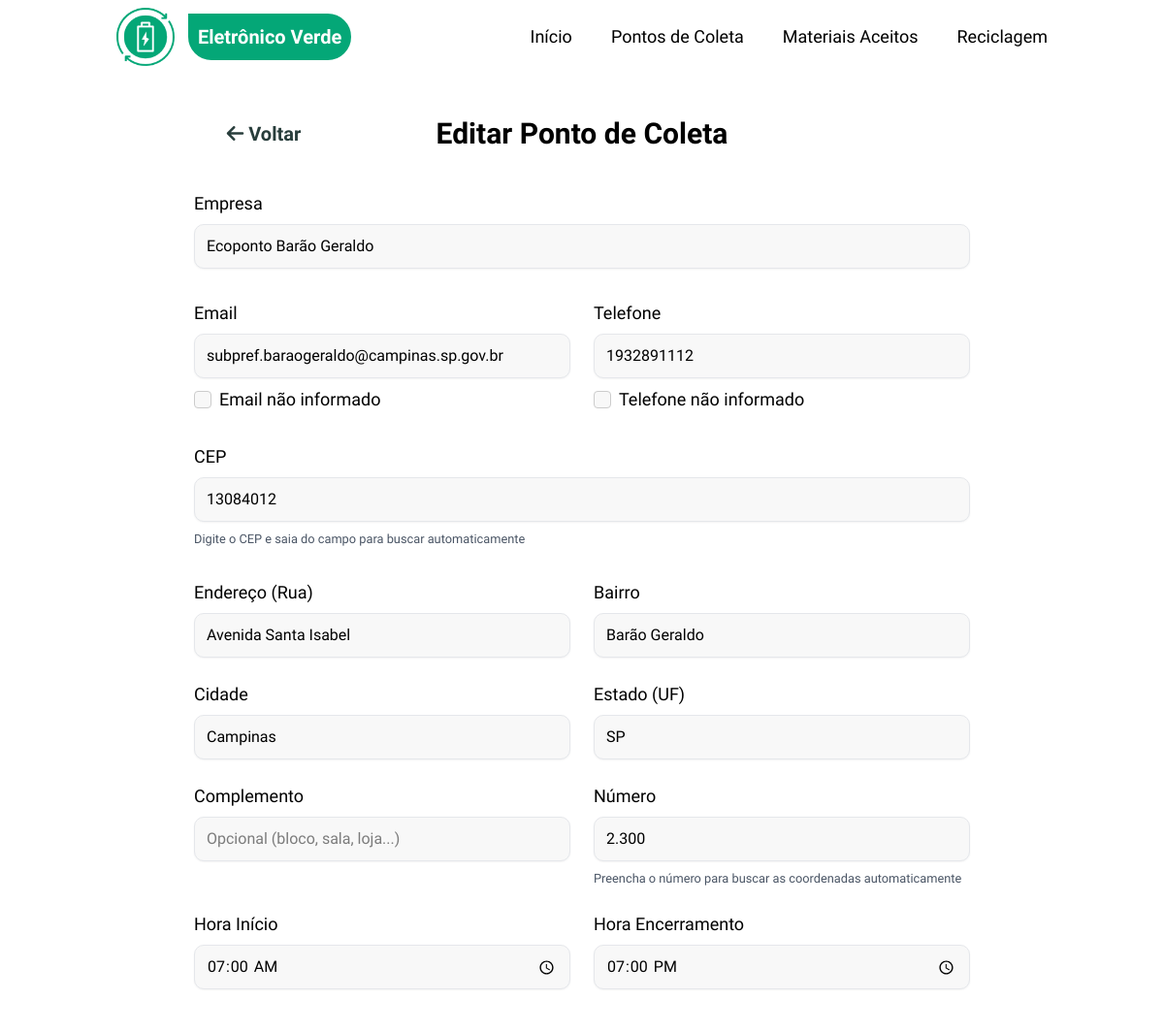
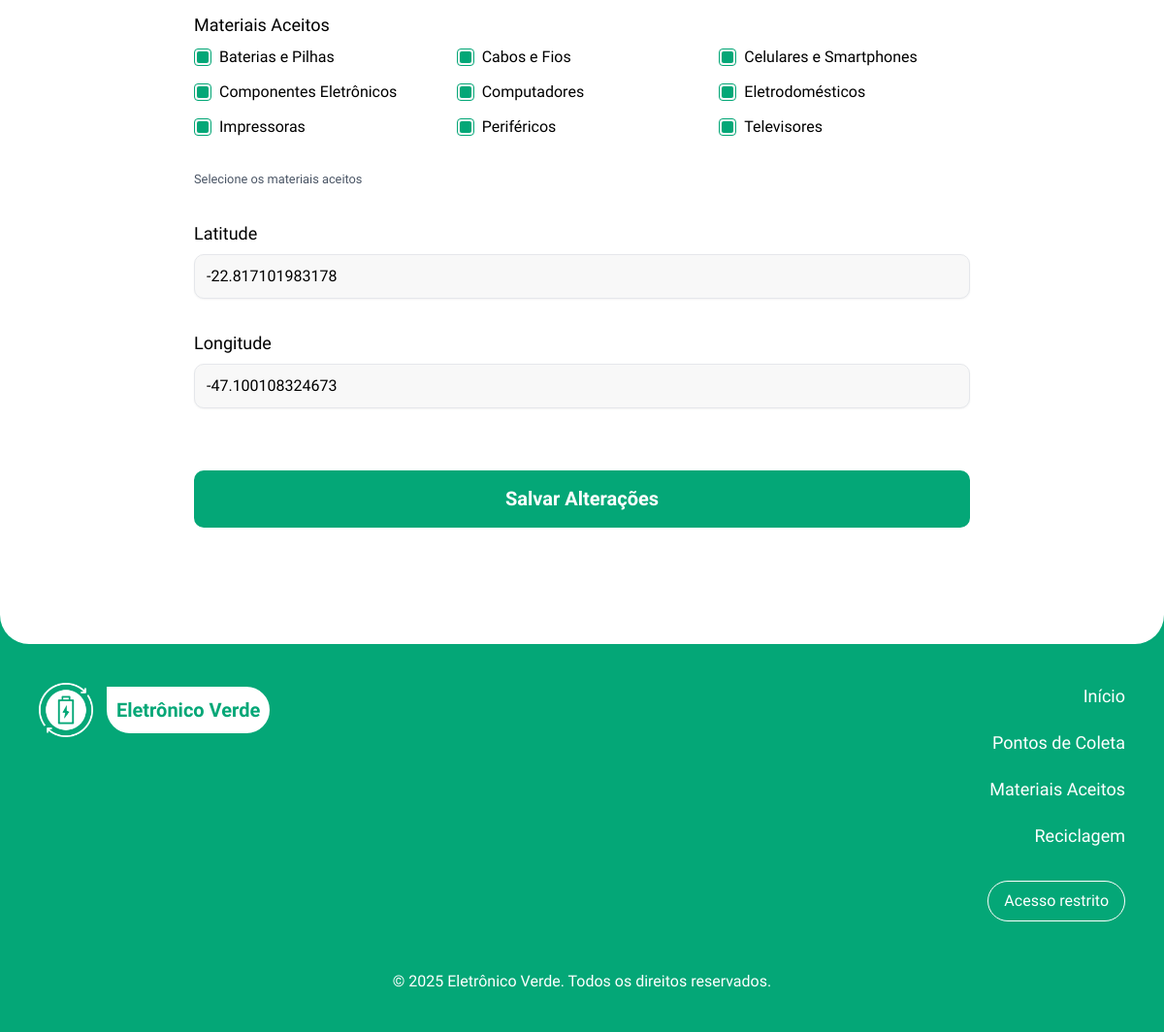
The app's page /editar-ponto?id=11 (signed in) with its own data (2 pictures, top to bottom).
### tables this page shows
CREATE TABLE pontos_coleta (
    id INTEGER PRIMARY KEY AUTOINCREMENT,
    empresa VARCHAR(200) NOT NULL,
    endereco VARCHAR(255) NOT NULL,
    numero VARCHAR(20) NOT NULL,
    complemento VARCHAR(100),
    cep VARCHAR(10) NOT NULL,
    hora_inicio TIME NOT NULL,
    hora_encerrar TIME NOT NULL,
    telefone VARCHAR(20) NOT NULL,
    email VARCHAR(150) NOT NULL,
    latitude DECIMAL(10, 8),
    longitude DECIMAL(11, 8),
    ativo BOOLEAN DEFAULT 1,
    created_at DATETIME DEFAULT CURRENT_TIMESTAMP,
    updated_at DATETIME DEFAULT CURRENT_TIMESTAMP,
    cidade VARCHAR(100),
    estado VARCHAR(2),
    bairro VARCHAR(100)
);

CREATE TABLE materiais (
    id INTEGER PRIMARY KEY AUTOINCREMENT,
    nome VARCHAR(100) NOT NULL UNIQUE,
    descricao TEXT,
    icone VARCHAR(50),
    created_at DATETIME DEFAULT CURRENT_TIMESTAMP,
    updated_at DATETIME DEFAULT CURRENT_TIMESTAMP
);

### src/Presentation/Views/pontos-coleta/editar.php (the view, shortened to what the rows shown need)
<head>
</head>
<?php
require_once __DIR__ . '/../layouts/header.php';
?>
<main class="relative z-2 bg-white rounded-b-[30px]">
    <div class="container mx-auto pt-30 pb-30 p-5">
        <div class="w-full flex flex-col md:flex-row items-center justify-between pb-10 flex-wrap">
            <div class="w-1/3 flex justify-center mb-20 md:mb-0">
                <a href="/eletronicoverde/consultar-pontos" class="relative transition-all duration-150 text-third font-bold p-1 text-xl hover:text-primary
                before:absolute before:h-px before:w-0 hover:before:w-full before:bg-primary before:bottom-0 before:left-0 before:transition-all before:duration-150">
                <i class="fa-solid fa-arrow-left"></i> Voltar
                </a>
            </div>
            <div class="w-full md:w-1/3 text-center">
                <h1 class="text-2xl md:text-3xl font-bold">Editar Ponto de Coleta</h1>
            </div>
        </div>
        <form method="post" action="/eletronicoverde/ponto-coleta/atualizar" id="form1" onsubmit="return validarFormulario()">
            <div id="formDiv">
            <div id="campoForm">
                <label for="empresa">Empresa</label>
                <input type="text" id="empresa" name="txtempresa"
                       value="<?= htmlspecialchars($pontoColeta['empresa']) ?>"
                       placeholder="Nome da empresa"
                       required>
            </div>
            <div class="grid gap-6 md:grid-cols-2">
                <div id="campoForm">
                    <label for="email">Email</label>
                    <input type="email" id="email" name="txtemail"
                        value="<?= htmlspecialchars($pontoColeta['email']) ?>"
                        placeholder="contato@empresa.com"
                        required>
                    <label for="emailNaoInformado" class="custom-checkbox flex items-center gap-2">
                        <input type="checkbox" id="emailNaoInformado" onchange="toggleEmailNaoInformado()">
                        Email não informado
                    </label>
                </div>
                <div id="campoForm">
                    <label for="telefone">Telefone</label>
                    <input type="text" id="telefone" name="txttelefone"
                        value="<?= htmlspecialchars($pontoColeta['telefone']) ?>"
                        maxlength="15"
                        placeholder="(00) 00000-0000"
                        required>
                    <label for="telefoneNaoInformado" class="custom-checkbox flex items-center gap-2">
                        <input  type="checkbox" id="telefoneNaoInformado" onchange="toggleTelefoneNaoInformado()">
                        Telefone não informado
                    </label>
                </div>
            </div>
            <div id="campoForm">
                <label for="cep">CEP</label>
                <input type="text" id="cep" name="txtcep"
                       value="<?= htmlspecialchars($pontoColeta['cep']) ?>"
                       maxlength="9"
                       placeholder="00000-000"
                       required>
                <small class="text-gray-600">Digite o CEP e saia do campo para buscar automaticamente</small>
            </div>
            <div class="grid gap-6 mb-6 md:grid-cols-2">
                <div id="campoForm">
                    <label for="endereco">Endereço (Rua)</label>
                    <input type="text" id="endereco" name="txtendereco"
                        value="<?= htmlspecialchars($pontoColeta['endereco']) ?>"
                        placeholder="Avenida Exemplo"
                        required>
                </div>
                <div id="campoForm">
                    <label for="bairro">Bairro</label>
                    <input type="text" id="bairro" name="txtbairro"
                        value="<?= htmlspecialchars($pontoColeta['bairro'] ?? '') ?>"
                        placeholder="Centro"
                        required>
                </div>
                <div id="campoForm">
                    <label for="cidade">Cidade</label>
                    <input type="text" id="cidade" name="txtcidade"
                        value="<?= htmlspecialchars($pontoColeta['cidade'] ?? '') ?>"
                        placeholder="São Paulo"
                        required>
                </div>
                <div id="campoForm">
                    <label for="estado">Estado (UF)</label>
                    <input type="text" id="estado" name="txtestado"
                        value="<?= htmlspecialchars($pontoColeta['estado'] ?? '') ?>"
                        maxlength="2" placeholder="SP"
                        required>
                </div>
                <div id="campoForm">
                    <label for="complemento">Complemento</label>
                    <input type="text" id="complemento" name="txtcomplemento"
                        value="<?= htmlspecialchars($pontoColeta['complemento'] ?? '') ?>"
                        placeholder="Opcional (bloco, sala, loja...)">
                </div>
                <div id="campoForm">
                    <label for="numero">Número</label>
                    <input type="text" id="numero" name="txtnumero"
                        value="<?= htmlspecialchars($pontoColeta['numero']) ?>"
                        placeholder="123"
                        required>
                    <small class="text-gray-600">Preencha o número para buscar as coordenadas automaticamente</small>
                </div>
                <div id="campoForm">
                    <label for="hora_inicio">Hora Início</label>
                    <input type="time" id="hora_inicio" name="txthora_inicio"
                        value="<?= htmlspecialchars($pontoColeta['hora_inicio']) ?>"
                        required>
                </div>
                <div id="campoForm">
                    <label for="hora_encerrar">Hora Encerramento</label>
                    <input type="time" id="hora_encerrar" name="txthora_encerrar"
                        value="<?= htmlspecialchars($pontoColeta['hora_encerrar']) ?>"
                        required>
                </div>
            </div>
            <div class="flex flex-col gap-[0.5rem]">
                <label class="text-[1.125rem]">Materiais Aceitos</label>
                <div id="materiais" class="grid gap-3 mb-6 md:grid-cols-3">
                    <?php
                    $materiaisSelecionados = array_column($pontoColeta['materiais'] ?? [], 'id');
                    foreach ($materiais as $material):
                        $checked = in_array($material->getId(), $materiaisSelecionados) ? 'checked' : '';
                    ?>
                        <label class="flex items-center gap-2 custom-checkbox">
                            <input
                                type="checkbox"
                                name="materiais_ids[]"
                                value="<?= $material->getId() ?>"
                                <?= $checked ?>
                            >
                            <?= htmlspecialchars($material->getNome()) ?>
                        </label>
                    <?php endforeach; ?>
                </div>
                <small class="text-gray-600">Selecione os materiais aceitos</small>
            </div>
            <div id="campoForm">
                <label for="latitude">Latitude</label>
                <input type="text" id="latitude" name="latitude" value="<?= htmlspecialchars($pontoColeta['latitude'] ?? '') ?>">
            </div>
            <div id="campoForm">
                <label for="longitude">Longitude</label>
                <input type="text" id="longitude" name="longitude" value="<?= htmlspecialchars($pontoColeta['longitude'] ?? '') ?>">
            </div>
            <input type="submit" class="btn_cad" value="Salvar Alterações">
            </div>
        </form>
    </div>
</main>
<?php require_once __DIR__ . '/../layouts/footer.php'; ?>

### records on screen
pontos_coleta: txtempresa "Ecoponto Barão Geraldo", txtemail "subpref.baraogeraldo@campinas.sp.gov.br", txttelefone "1932891112", txtcep "13084012", txtendereco "Avenida Santa Isabel", txtbairro "Barão Geraldo", txtcidade "Campinas", txtestado "SP", txtnumero "2.300", txthora_inicio "07:00", txthora_encerrar "19:00", latitude "-22.817101983178", longitude "-47.100108324673"
materiais: nome "Baterias e Pilhas"
materiais: nome "Cabos e Fios"
materiais: nome "Celulares e Smartphones"
materiais: nome "Componentes Eletrônicos"
materiais: nome "Computadores"
materiais: nome "Eletrodomésticos"
materiais: nome "Impressoras"
materiais: nome "Periféricos"
materiais: nome "Televisores"
